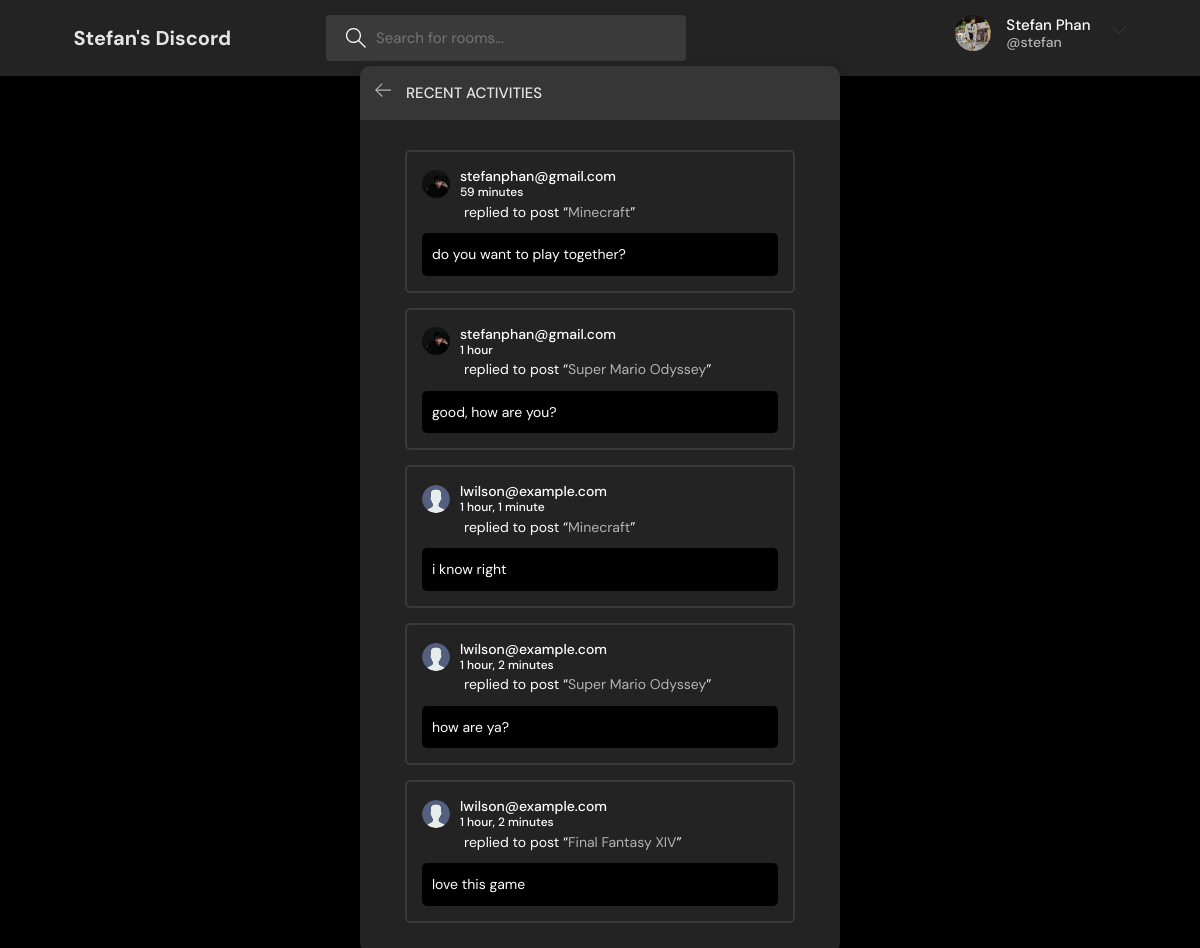
/activity/ (signed in), run on the app's committed database.
### base/models.py (models this page shows, shortened)
class User(AbstractUser):
    name = models.CharField(max_length=200, null=True)
    email = models.EmailField(unique=True,null=True)
    bio = models.TextField(null=True)
    avatar = models.ImageField(null=True, default="avatar.svg")
    USERNAME_FIELD = 'email'
    REQUIRED_FIELDS = []

class Message(models.Model):
    user = models.ForeignKey(User, on_delete=models.CASCADE)
    room = models.ForeignKey(Room, on_delete=models.CASCADE)
    body = models.TextField()
    update = models.DateTimeField(auto_now=True)
    created = models.DateTimeField(auto_now_add=True)
    class Meta:
        ordering = ['-update', '-created']

class Room(models.Model):
    host = models.ForeignKey(User, on_delete=models.SET_NULL, null=True)
    topic = models.ForeignKey(Topic, on_delete=models.SET_NULL, null=True)
    name = models.CharField(max_length=200)
    description = models.TextField(null=True, blank=True)
    participants = models.ManyToManyField(User, related_name='participants', blank=True)
    update = models.DateTimeField(auto_now=True)
    created = models.DateTimeField(auto_now_add=True)
    class Meta:
        ordering = ['-update', '-created']
    def __str__(self):
        return self.name

### base/views.py (the view)
# urls.py: path('activity/', views.activityPage, name="activity"),
def activityPage(request):
    room_messages = Message.objects.all()[0:5]
    return render(request, 'base/activity.html', {'room_messages': room_messages})

### base/templates/base/activity.html (shortened to what this page needs)
{% extends 'main.html' %}
{% block content %}
<main class="layout">
  <div class="container">
    <div class="layout__box">
      <div class="layout__boxHeader">
        <div class="layout__boxTitle">
          <a href="{% url 'home' %}">
            <svg version="1.1" xmlns="http://www.w3.org/2000/svg" width="32" height="32" viewBox="0 0 32 32">
              <title>arrow-left</title>
              <path
                d="M13.723 2.286l-13.723 13.714 13.719 13.714 1.616-1.611-10.96-10.96h27.625v-2.286h-27.625l10.965-10.965-1.616-1.607z">
              </path>
            </svg>
          </a>
          <h3>Recent Activities</h3>
        </div>
      </div>
      <div class="activities-page layout__body">
        {% for message in room_messages %}
        <div class="activities__box">
          <div class="activities__boxHeader roomListRoom__header">
            <a href="{% url 'user-profile' message.user.id %}" class="roomListRoom__author">
              <div class="avatar avatar--small">
                <img src="{{message.user.avatar.url}}" />
              </div>
              <p>
                {{message.user}}
                <span>{{message.created|timesince}}</span>
              </p>
            </a>
          </div>
          <div class="activities__boxContent">
            <p>replied to post “<a href="{% url 'room' message.room.id %}">{{message.room}}</a>”</p>
            <div class="activities__boxRoomContent">
                {{message.body}}
            </div>
          </div>
        </div>
        {% endfor%}
      </div>
    </div>
  </div>
</main>
{% endblock content %}

### templates/navbar.html (shortened to what this page needs)
{% load static %}
<header class="header header--loggedIn">
  <div class="container">
    <a href="{% url 'home' %}" class="header__logo">
      <h1>Stefan's Discord</h1>
    </a>
    <form class="header__search" method="GET" action="{% url 'home' %}">
      <label>
        <input name="q" placeholder="Search for rooms..." />
      </label>
    </form>
    <nav class="header__menu">
      {% if request.user.is_authenticated %}
      <div class="header__user">
        <a href="{% url 'user-profile' request.user.id %}">
          <div class="avatar avatar--medium active">
            <img src="{{request.user.avatar.url}}" />
          </div>
          <p>{{request.user.name}}<span>@{{request.user.username}}</span></p>
        </a>
        <div class="dropdown">
          <button class="dropdown-button" style="background-color: none;" type="button" data-bs-toggle="dropdown" aria-expanded="false">
            <svg version="1.1" xmlns="http://www.w3.org/2000/svg" width="32" height="32" viewBox="0 0 32 32">
              <title>chevron-down</title>
              <path d="M16 21l-13-13h-3l16 16 16-16h-3l-13 13z"></path>
            </svg>
          </button>
        </div>
      </div>
      {% endif %}
    </nav>
  </div>
</header>

### static/styles/gameHubStyle.css (style rules this page uses)
:root { --color-main: #b3b3b3; --color-main-light: #e1f6fb; --color-dark: #232323; --color-dark-medium: #3a3a3a; --color-dark-light: #363636; --color-light: #e5e5e5; --color-gray: #ffffff; --color-light-gray: #ffffff; --color-bg: #000000; --color-success: #5dd693; --color-error: #fc4b0b; }
* { font-family: "DM Sans", -apple-system, BlinkMacSystemFont, "Segoe UI", Roboto, Oxygen, Ubuntu, Cantarell, "Open Sans", "Helvetica Neue", sans-serif; margin: 0; padding: 0; box-sizing: border-box; text-rendering: optimizeLegibility; font-size: inherit; }
html { font-size: 56.25%; }
@media only screen and (min-width: 1200px) { html { font-size: 62.5%; } }
body { line-height: 1.6; font-weight: 400; font-size: 1.5rem; color: var(--color-light-gray); background-color: var(--color-bg); min-height: 100vh; }
img { width: 100%; }
a { display: inline-block; color: var(--color-main); text-decoration: none; }
.container { max-width: 120rem; width: 90%; margin: auto; }
.avatar { position: relative; display: inline-block; border-radius: 50%; border: 2px solid var(--color-grey); }
.avatar img { display: block; border-radius: 50%; object-fit: cover; object-position: center; }
.avatar.active::after { background-color: var(--color-success); }
.avatar.avatar--small img { width: 2.8rem; height: 2.8rem; }
.avatar.avatar--medium img { width: 3.6rem; height: 3.6rem; border-radius: 50%; }
.header { padding: 1.5rem; background-color: var(--color-dark); }
.header > .container { display: flex; gap: 9.5rem; }
.header__logo, .header__user { display: flex; gap: 2rem; align-items: center; }
.header__logo > h1 { font-weight: 700; font-size: 2rem; color: var(--color-light); }
.header__search > label { background-color: var(--color-dark-medium); padding: 1.3rem 1rem; display: flex; align-items: center; gap: 1rem; border-radius: 4px; }
.header__search svg { fill: var(--color-gray); width: 2rem; height: 2rem; margin-left: 1rem; }
.header__search input { width: 30rem; background: transparent; border: none; outline: none; color: var(--color-light); }
.header__menu { margin-left: auto; position: relative; }
.header__menu a { display: flex; gap: 1.5rem; align-items: center; font-weight: 500; text-decoration: none; color: var(--color-gray); }
.header__menu img { height: 3.6rem; }
.header__menu p { line-height: 1.2; }
.header__menu span { color: var(--color-main); font-weight: 500; font-size: 1.4rem; display: block; }
.header__menu svg { width: 1.6rem; height: 1.6rem; fill: var(--color-dark-light); }
.dropdown-button { background: transparent; border: 0; outline: 0; cursor: pointer; }
.layout { margin-top: 2.4rem; }
.layout > .container { display: flex; justify-content: space-between; align-items: flex-start; }
.layout__box { width: 90%; max-width: 48rem; min-height: 40rem; position: absolute; top: 50%; left: 50%; transform: translate(-50%, -46%); background-color: var(--color-dark); border-radius: 1rem; box-shadow: 1px 1px 6px 3px rgba(0, 0, 0, 0.1); overflow: hidden; }
.layout__boxHeader { display: flex; padding: 1.5rem; background-color: var(--color-dark-light); }
.layout__boxTitle { display: flex; gap: 1.5rem; align-items: center; }
.layout__boxTitle h3 { text-transform: uppercase; font-weight: 500; color: var(--color-light); }
.layout__boxTitle svg { width: 1.6rem; height: 1.6rem; fill: var(--color-main); }
.layout__body { margin: 3rem; }
.roomListRoom__header { display: flex; justify-content: space-between; align-items: center; }
.roomListRoom__author { font-weight: 500; display: flex; align-items: center; gap: 1rem; }
.roomListRoom__author p { color: white; }
.activities__box { margin: 1.5rem; padding: 1.5rem; border: 2px solid var(--color-dark-medium); border-radius: 5px; }
.activities__boxHeader p { font-size: 1.4rem; line-height: 1.3; }
.activities__boxHeader p span { color: var(--color-gray); font-size: 1.2rem; display: block; }
.activities__boxContent { margin-left: 4.2rem; }
.activities__boxContent { font-size: 1.4rem; }
.activities__boxRoomContent { background: var(--color-bg); padding: 1rem; border-radius: 5px; margin-top: 1rem; margin-left: -4.2rem; }
.dropdown-button { background-color: none; }

### data on the page
User: user.avatar (picture), user.name "Stefan Phan", user.username "stefan"
Message: user.avatar (picture), user "stefanphan@gmail.com", created "59 minutes", room "Minecraft", body "do you want to play together?"
Message: user.avatar (picture), user "stefanphan@gmail.com", created "1 hour", room "Super Mario Odyssey", body "good, how are you?"
Message: user.avatar (placeholder picture), user "lwilson@example.com", created "1 hour, 1 minute", room "Minecraft", body "i know right"
Message: user.avatar (placeholder picture), user "lwilson@example.com", created "1 hour, 2 minutes", room "Super Mario Odyssey", body "how are ya?"
Message: user.avatar (placeholder picture), user "lwilson@example.com", created "1 hour, 2 minutes", room "Final Fantasy XIV", body "love this game"
